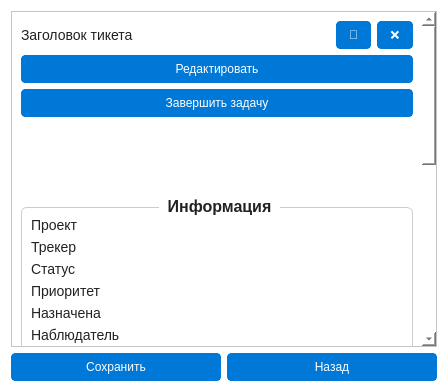
<?xml version="1.0" encoding="UTF-8"?>
<ui version="4.0">
 <class>TicketCard</class>
 <widget class="QWidget" name="TicketCard">
  <property name="styleSheet">
   <string notr="true">
QWidget {
    background-color: #ffffff;
    font-family: 'Segoe UI', sans-serif;
    color: #222;
}
QLabel {
    font-size: 14px;
}
QPushButton {
    padding: 6px 12px;
    border: 1px solid #0078D7;
    background-color: #0078D7;
    color: white;
    border-radius: 4px;
}
QPushButton:hover {
    background-color: #005A9E;
}
QGroupBox {
    font-size: 16px;
    font-weight: bold;
    border: 1px solid #ccc;
    border-radius: 6px;
    margin-top: 10px;
}
QGroupBox::title {
    subcontrol-origin: margin;
    subcontrol-position: top center;
    padding: 0 6px;
}
QLabel.historyBlock {
    background-color: #f5f5f5;
    border: 1px solid #ccc;
    border-radius: 6px;
    padding: 10px;
}
QLabel.historyHeader, QLabel.historyComment {
    background-color: #ffffff;
    border: 1px solid #ccc;
    border-radius: 4px;
    padding: 6px;
}
QTextEdit {
    background: transparent;
    border: none;
    font-size: 14px;
}
QTextEdit[readOnly="true"] {
    background: transparent;
    border: none;
}
   </string>
  </property>

  <layout class="QVBoxLayout" name="mainLayout">
   <item>
    <widget class="QScrollArea" name="mainScrollArea">
     <property name="widgetResizable">
      <bool>true</bool>
     </property>
     <widget class="QWidget" name="scrollContents">
      <layout class="QVBoxLayout" name="scrollLayout">

       <item>
        <layout class="QHBoxLayout">
         <item>
          <widget class="QLabel" name="ticketTitleLabel">
           <property name="text"><string>Заголовок тикета</string></property>
           <property name="alignment"><set>Qt::AlignLeft | Qt::AlignVCenter</set></property>
          </widget>
         </item>
         <item>
          <spacer name="horizontalSpacer">
           <property name="orientation"><enum>Qt::Horizontal</enum></property>
           <property name="sizeHint" stdset="0">
            <size><width>40</width><height>20</height></size>
           </property>
          </spacer>
         </item>
         <item>
          <widget class="QPushButton" name="pdfButton">
           <property name="text"><string>📄</string></property>
           <property name="toolTip"><string>Скачать pdf-тикет</string></property>
          </widget>
         </item>
         <item>
          <widget class="QPushButton" name="closeButton">
           <property name="text"><string>❌</string></property>
           <property name="toolTip"><string>Закрыть</string></property>
          </widget>
         </item>
        </layout>
       </item>

       <item>
        <widget class="QPushButton" name="editButton">
         <property name="text"><string>Редактировать</string></property>
        </widget>
       </item>

       <item>
        <widget class="QPushButton" name="completeButton">
         <property name="text"><string>Завершить задачу</string></property>
        </widget>
       </item>

       <item>
        <widget class="QTextEdit" name="ticketDescription">
         <property name="readOnly"><bool>true</bool></property>
        </widget>
       </item>

       <item>
        <widget class="QGroupBox" name="infoBox">
         <property name="title"><string>Информация</string></property>
         <layout class="QFormLayout" name="infoLayout">
          <item row="0" column="0"><widget class="QLabel"><property name="text"><string>Проект</string></property></widget></item>
          <item row="0" column="1"><widget class="QLabel" name="labelProjectValue"/></item>
          <item row="1" column="0"><widget class="QLabel"><property name="text"><string>Трекер</string></property></widget></item>
          <item row="1" column="1"><widget class="QLabel" name="labelTrackerValue"/></item>
          <item row="2" column="0"><widget class="QLabel"><property name="text"><string>Статус</string></property></widget></item>
          <item row="2" column="1"><widget class="QLabel" name="labelStatusValue"/></item>
          <item row="3" column="0"><widget class="QLabel"><property name="text"><string>Приоритет</string></property></widget></item>
          <item row="3" column="1"><widget class="QLabel" name="labelPriorityValue"/></item>
          <item row="4" column="0"><widget class="QLabel"><property name="text"><string>Назначена</string></property></widget></item>
          <item row="4" column="1"><widget class="QLabel" name="labelAssignedValue"/></item>
          <item row="5" column="0"><widget class="QLabel"><property name="text"><string>Наблюдатель</string></property></widget></item>
          <item row="5" column="1"><widget class="QLabel" name="labelObserverValue"/></item>
         </layout>
        </widget>
       </item>

       <item><widget class="QGroupBox" name="filesBox"><property name="title"><string>Файлы</string></property><layout class="QVBoxLayout" name="filesLayout"/></widget></item>
       <item><widget class="QGroupBox" name="historyBox"><property name="title"><string>История</string></property><layout class="QVBoxLayout" name="historyLayout"/></widget></item>

       <item>
        <widget class="QWidget" name="editPanel">
         <property name="visible"><bool>false</bool></property>
         <layout class="QFormLayout" name="editFormLayout">
          <item row="0" column="0"><widget class="QLabel"><property name="text"><string>Статус</string></property></widget></item>
          <item row="0" column="1"><widget class="QComboBox" name="editStatus"/></item>
          <item row="1" column="0"><widget class="QLabel"><property name="text"><string>Приоритет</string></property></widget></item>
          <item row="1" column="1"><widget class="QComboBox" name="editPriority"/></item>
          <item row="2" column="0"><widget class="QLabel"><property name="text"><string>Назначена</string></property></widget></item>
          <item row="2" column="1"><widget class="QComboBox" name="editAssignee"/></item>
          <item row="3" column="0"><widget class="QLabel"><property name="text"><string>Наблюдатель</string></property></widget></item>
          <item row="3" column="1"><widget class="QComboBox" name="editWatcher"/></item>
          <item row="4" column="0"><widget class="QLabel"><property name="text"><string>Трекер</string></property></widget></item>
          <item row="4" column="1"><widget class="QComboBox" name="editTracker"/></item>
          <item row="5" column="0"><widget class="QLabel"><property name="text"><string>Название</string></property></widget></item>
          <item row="5" column="1"><widget class="QLineEdit" name="editTitle"/></item>
          <item row="6" column="0"><widget class="QPushButton" name="attachFileButton"><property name="text"><string>Прикрепить файл</string></property></widget></item>
          <item row="6" column="1"><widget class="QListWidget" name="attachedFilesList"/></item>
         </layout>
        </widget>
       </item>

       <item>
        <widget class="QWidget" name="editFooterPanel">
         <property name="visible"><bool>false</bool></property>
         <layout class="QVBoxLayout">
          <item><widget class="QLineEdit" name="commentEdit"><property name="placeholderText"><string>Комментарий редактирования</string></property></widget></item>
         </layout>
        </widget>
       </item>

      </layout>
     </widget>
    </widget>
   </item>

   <item>
    <layout class="QHBoxLayout" name="footerButtons">
     <item><widget class="QPushButton" name="saveButton"><property name="text"><string>Сохранить</string></property></widget></item>
     <item><widget class="QPushButton" name="backButton"><property name="text"><string>Назад</string></property></widget></item>
    </layout>
   </item>

  </layout>
 </widget>
 <resources/>
 <connections/>
</ui>
